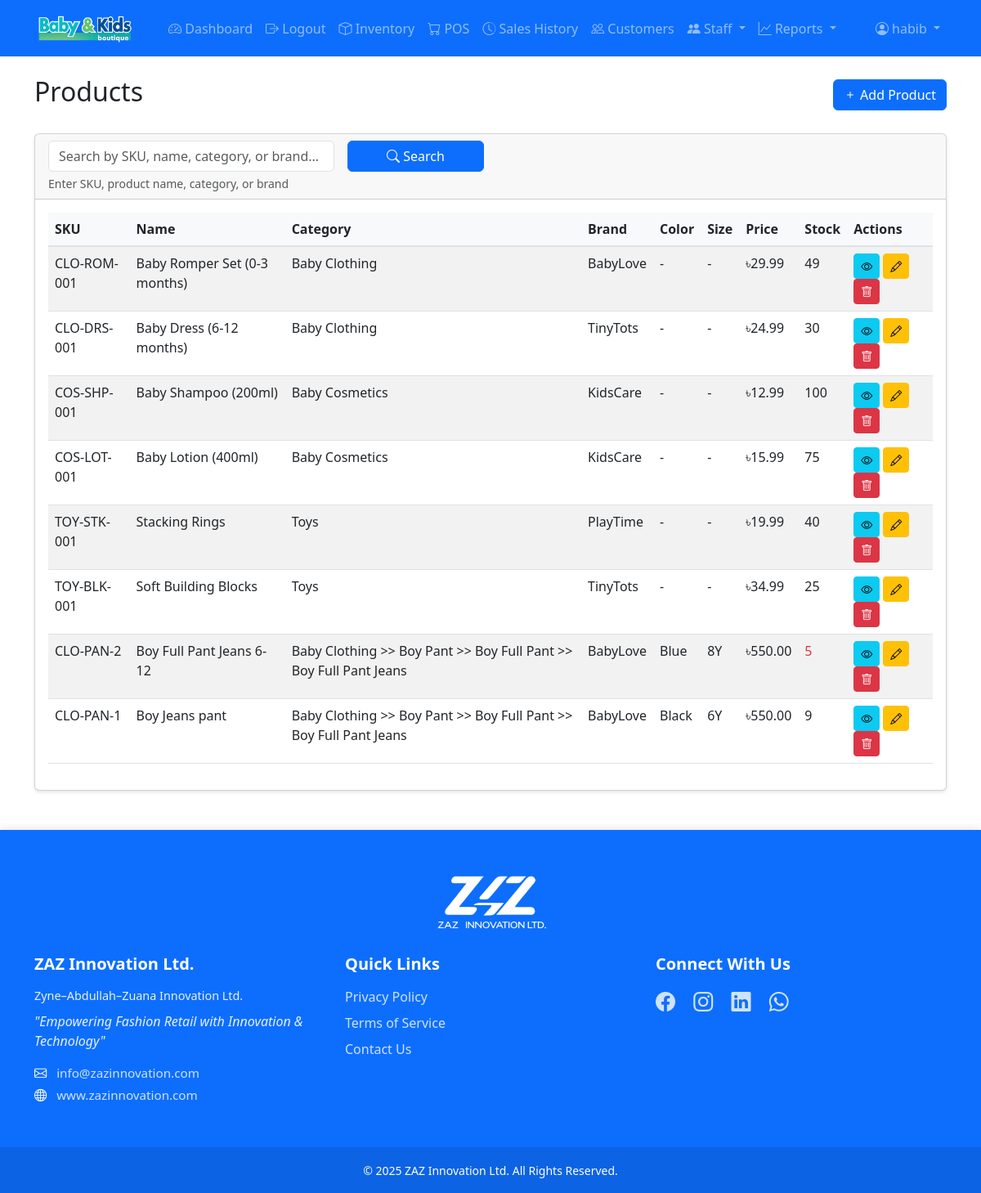
Page /inventory/ (signed in) on the earlier database version.
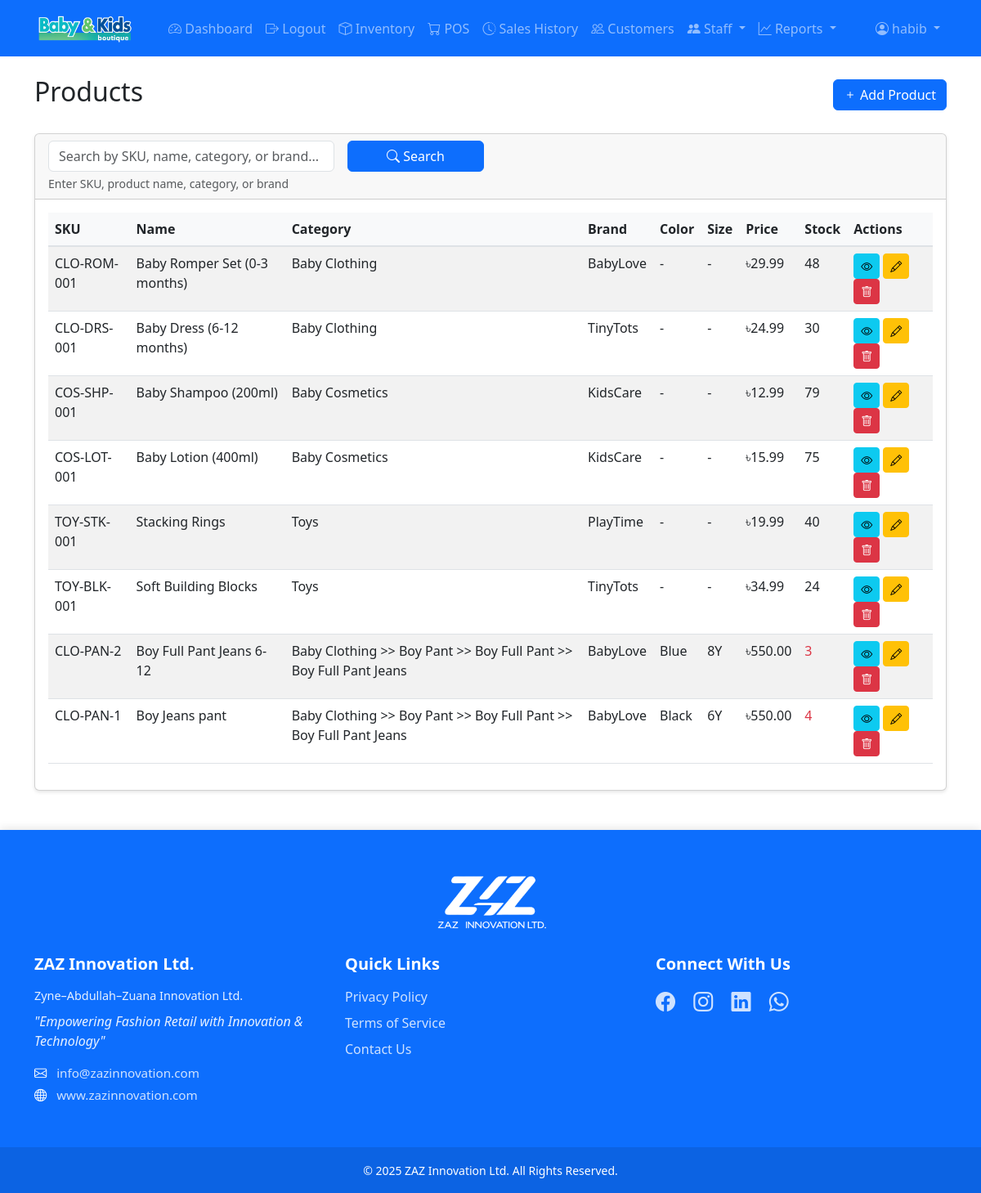
Same page on the later database version.
### inventory/models.py (models this page shows, shortened)
class Product(models.Model):
    name = models.CharField(max_length=200)
    description = models.TextField()
    color = models.ForeignKey(Color, on_delete=models.SET_NULL, null=True, blank=True)
    size = models.ForeignKey(Size, on_delete=models.SET_NULL, null=True, blank=True)
    price = models.DecimalField(max_digits=10, decimal_places=2, validators=[MinValueValidator(0)])
    category = models.ForeignKey(Category, on_delete=models.PROTECT)
    brand = models.ForeignKey(Brand, on_delete=models.PROTECT)
    supplier = models.ForeignKey(Supplier, on_delete=models.PROTECT)
    image = models.ImageField(upload_to='products/', null=True, blank=True)
    sku = models.CharField(max_length=50, unique=True)
    created_at = models.DateTimeField(auto_now_add=True)
    updated_at = models.DateTimeField(auto_now=True)
    is_active = models.BooleanField(default=True)

class Category(models.Model):
    name = models.CharField(max_length=100)
    description = models.TextField(blank=True)
    parent = models.ForeignKey('self', on_delete=models.CASCADE, null=True, blank=True, related_name='children')
    created_at = models.DateTimeField(auto_now_add=True, null=True)
    updated_at = models.DateTimeField(auto_now=True, null=True)
    def get_hierarchy(self):
        if self.parent:
            return f"{self.parent.get_hierarchy()} >> {self.name}"
        return self.name
    class Meta:
        verbose_name_plural = "Categories"
        ordering = ['name']

class Brand(models.Model):
    name = models.CharField(max_length=100)

class Color(models.Model):
    name = models.CharField(max_length=50, unique=True)
    class Meta:
        ordering = ['name']

class Size(models.Model):
    name = models.CharField(max_length=50, unique=True)
    class Meta:
        ordering = ['name']

### inventory/views.py (the view, shortened to what this page needs)
# urls.py: path('', views.ProductListView.as_view(), name='product-list'),
class ProductListView(LoginRequiredMixin, ListView):
    model = Product
    template_name = 'inventory/product_list.html'
    context_object_name = 'products'
    paginate_by = 10
    def get_queryset(self):
        queryset = super().get_queryset()
        queryset = queryset.select_related('category', 'brand', 'supplier', 'inventory')
        queryset = queryset.filter(is_active=True)
        search_query = self.request.GET.get('search')
        return queryset
    def get_context_data(self, **kwargs):
        context = super().get_context_data(**kwargs)
        for product in context['products']:
            Inventory.objects.get_or_create(
                product=product,
                defaults={
                    'quantity': 0,
                    'low_stock_threshold': 5
                }
            )
        return context

### templates/inventory/product_list.html (shortened to what this page needs)
{% extends 'base.html' %}
{% block content %}
<div class="d-flex justify-content-between align-items-center mb-4">
    <h2>Products</h2>
    {% if perms.inventory.add_product %}
    <a href="{% url 'inventory:product-add' %}" class="btn btn-primary">
        <i class="bi bi-plus"></i> Add Product
    </a>
    {% endif %}
</div>
<div class="card">
    <div class="card-header">
        <form method="get" class="row g-3">
            <div class="col-md-4">
                <input type="text" name="search" class="form-control"
                       placeholder="Search by SKU, name, category, or brand..."
                       value="{{ request.GET.search }}"
                       aria-label="Search products">
                <div class="form-text">Enter SKU, product name, category, or brand</div>
            </div>
            <div class="col-md-2">
                <button type="submit" class="btn btn-primary w-100">
                    <i class="bi bi-search"></i> Search
                </button>
            </div>
        </form>
    </div>
    <div class="card-body">
        <div class="table-responsive">
            <table class="table table-striped">
                <thead>
                    <tr>
                        <th>SKU</th>
                        <th>Name</th>
                        <th>Category</th>
                        <th>Brand</th>
                        <th>Color</th>
                        <th>Size</th>
                        <th>Price</th>
                        <th>Stock</th>
                        <th>Actions</th>
                    </tr>
                </thead>
                <tbody>
                    {% for product in products %}
                    <tr>
                        <td>{{ product.sku }}</td>
                        <td>{{ product.name }}</td>
                        <td>{{ product.category.get_hierarchy }}</td>
                        <td>{{ product.brand.name }}</td>
                        <td>{{ product.color.name|default:'-' }}</td>
                        <td>{{ product.size.name|default:'-' }}</td>
                        <td>৳{{ product.price }}</td>
                        <td>
                            {% with stock=product.inventory.quantity %}
                            <span class="{% if stock <= product.inventory.low_stock_threshold %}text-danger{% endif %}">
                                {{ stock }}
                            </span>
                            {% endwith %}
                        </td>
                        <td>
                            <a href="{% url 'inventory:product-detail' product.pk %}" class="btn btn-sm btn-info">
                                <i class="bi bi-eye"></i>
                            </a>
                            {% if perms.inventory.change_product %}
                            <a href="{% url 'inventory:product-edit' product.pk %}" class="btn btn-sm btn-warning">
                                <i class="bi bi-pencil"></i>
                            </a>
                            {% endif %}
                            {% if perms.inventory.delete_product %}
                            <a href="{% url 'inventory:product-delete' product.pk %}" class="btn btn-sm btn-danger">
                                <i class="bi bi-trash"></i>
                            </a>
                            {% endif %}
                        </td>
                    </tr>
                    {% empty %}
                    <tr>
                        <td colspan="7" class="text-center">No products found.</td>
                    </tr>
                    {% endfor %}
                </tbody>
            </table>
        </div>
    </div>
</div>
{% endblock %}

Differences in the rows shown:
changed Product "CLO-ROM-001": inventory.quantity "49" → "48"
changed Product "COS-SHP-001": inventory.quantity "100" → "79"
computed for Product "TOY-BLK-001": inventory.quantity "25" → "24"
computed for Product "CLO-PAN-2": inventory.quantity "5" → "3"
computed for Product "CLO-PAN-1": inventory.quantity "9" → "4"
